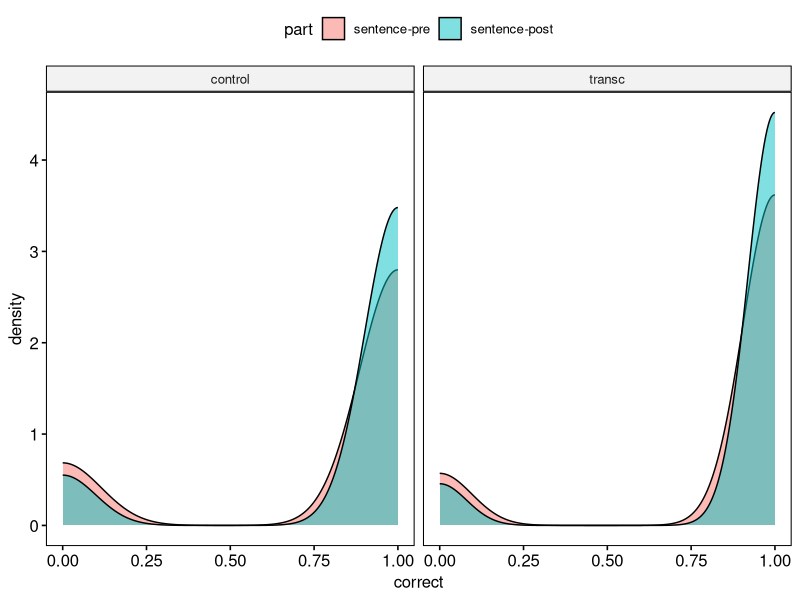
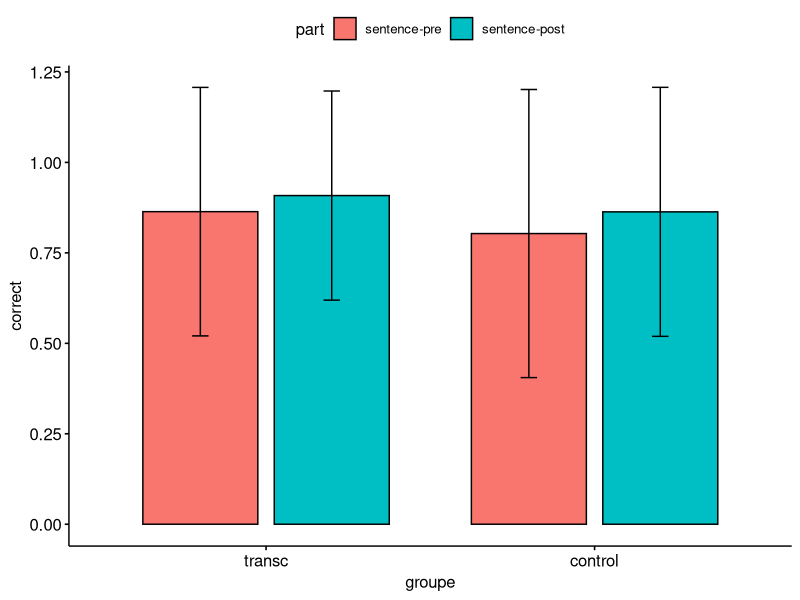
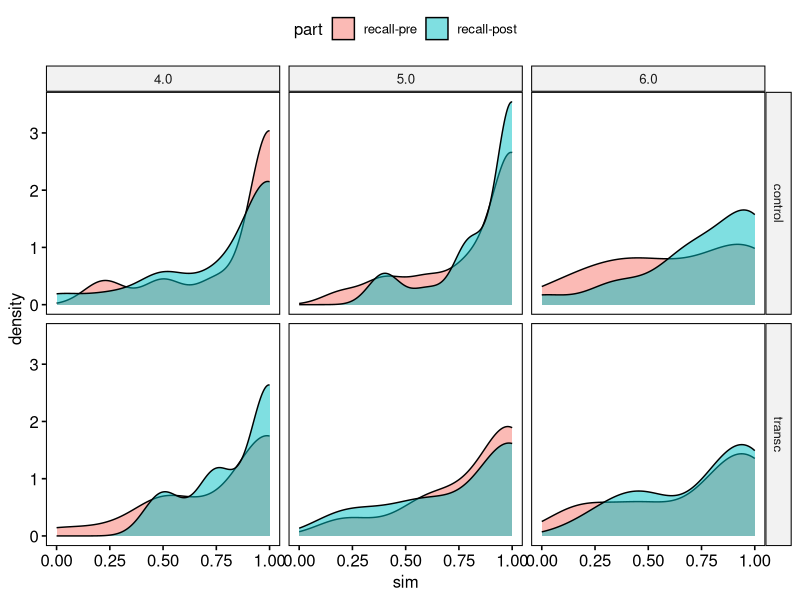
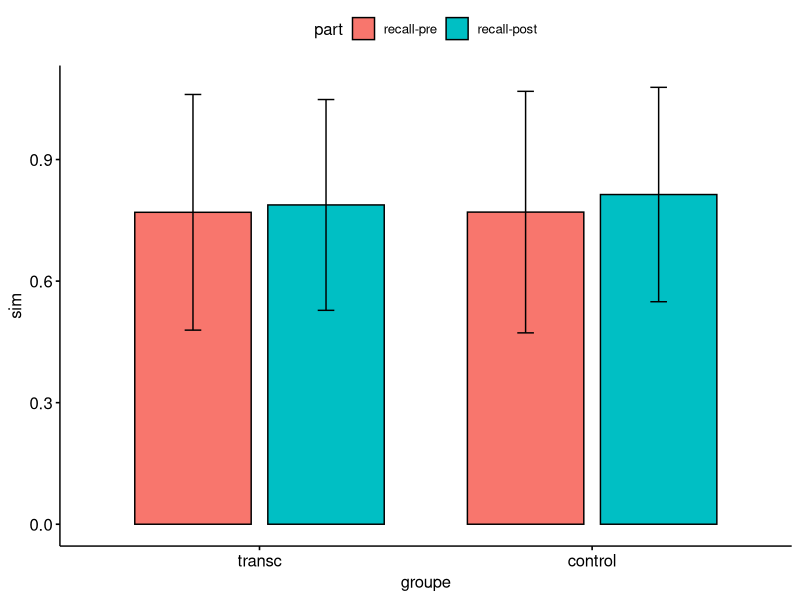
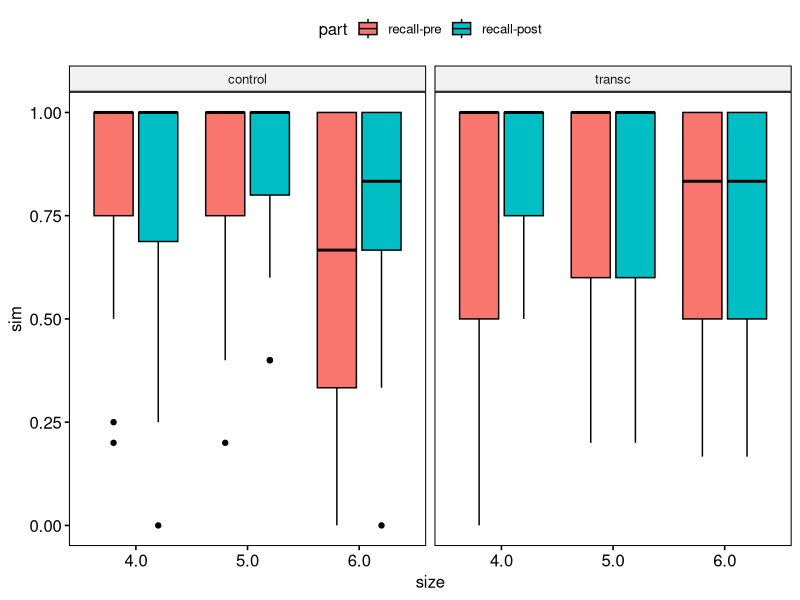
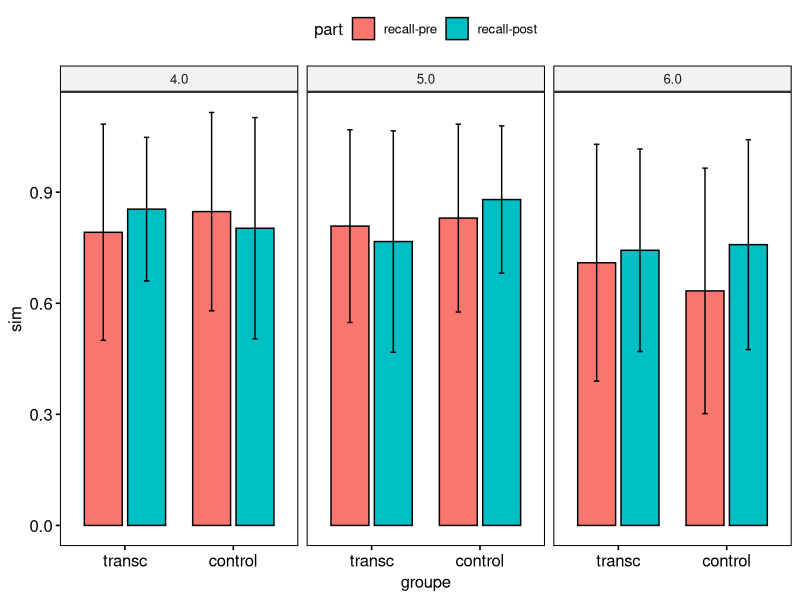

These charts were generated, in order, by the following R code:
## ---- chunk 1

library(tidyverse)
library(ggpubr)
library(rstatix)

## ---- chunk 2

rspan <- read.csv2("data/rspan_dist.csv", sep = ",", fileEncoding="UTF-8-BOM")
rspan$part <- factor(rspan$part, levels = c("sentence-pre", "sentence-post", "recall-pre", "recall-post"))
rspan$size <- factor(rspan$size, levels = c("4.0", "5.0", "6.0"))
rspan$sim <- as.numeric(rspan$sim)
rspan$dsit <- as.numeric(rspan$dist)

recall <- rspan %>%
  filter(part != 'sentence-pre') %>%
  filter(part != 'sentence-post')

sent <- rspan %>%
  filter(part != 'recall-pre') %>%
  filter(part != 'recall-post')

sent %>%
  group_by(groupe, part) %>%
  get_summary_stats(correct)

## ---- chunk 3

ggdensity(sent, x = "correct", fill = "part", facet.by = "groupe")

## ---- chunk 4

ggbarplot(sent, x = "groupe", y = "correct", fill = "part", add = "mean_sd", position = position_dodge(0.8))

## ---- chunk 5
recall %>%
  group_by(groupe, part) %>%
  get_summary_stats(sim)
## ---- chunk 6

ggdensity(recall, x = "sim", fill = "part", facet.by = c("groupe", "size"))

## ---- chunk 7

ggbarplot(recall, x = "groupe", y = "sim", fill = "part", add = "mean_sd", position = position_dodge(0.8))

## ---- chunk 8

ggboxplot(recall, x = "size", y = "sim", fill = "part", facet.by = "groupe")

## ---- chunk 9

ggbarplot(recall, x = "groupe", y = "sim", fill = "part", add = "mean_sd", position = position_dodge(0.8), facet.by = "size")

## ---- chunk 10

recall %>%
  group_by(groupe) %>%
  wilcox_test(sim ~ part, paired = T)

## ---- chunk 11

recall %>%
  group_by(groupe, size) %>%
  wilcox_test(sim ~ part, paired = T)

## ---- chunk 12
sent_ind <- sent %>%
  group_by(groupe, subject_id, part) %>%
  summarise_if(is.numeric, mean)

sent_ind %>%
  ungroup%>%
  anova_test(dv = correct, wid = subject_id, between = groupe, within = part) %>%
  get_anova_table()

## ---- chunk 13
sent_ind %>%
  group_by(groupe) %>%
  anova_test(dv = correct, wid = subject_id, within = part) %>%
  get_anova_table()
## ---- chunk 14
sent_rec <- recall %>%
  group_by(groupe, subject_id, part) %>%
  summarise_if(is.numeric, mean)

sent_rec %>%
  ungroup%>%
  anova_test(dv = sim, wid = subject_id, between = groupe, within = part) %>%
  get_anova_table()
## ---- chunk 15
sent_rec %>%
  group_by(groupe) %>%
  anova_test(dv = sim, wid = subject_id, within = part) %>%
  get_anova_table()
## ---- chunk 16
recall_ind <- recall %>%
  group_by(groupe, subject_id, part) %>%
  get_summary_stats(sim, type = "mean_sd")

write.csv(recall_ind, "data/recall_ind.csv")
